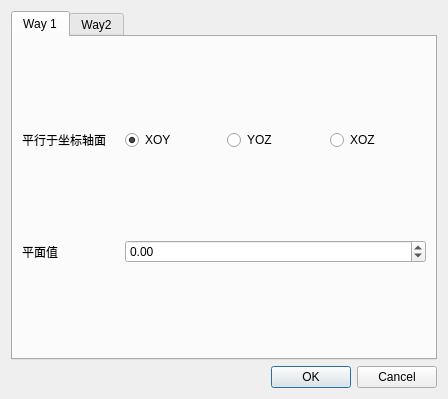
<?xml version="1.0" encoding="UTF-8"?>
<ui version="4.0">
 <class>CuttingPlaneSettingDialog</class>
 <widget class="QDialog" name="CuttingPlaneSettingDialog">
  <property name="windowModality">
   <enum>Qt::NonModal</enum>
  </property>
  <property name="geometry">
   <rect>
    <x>0</x>
    <y>0</y>
    <width>448</width>
    <height>399</height>
   </rect>
  </property>
  <property name="windowTitle">
   <string>调整截面</string>
  </property>
  <layout class="QGridLayout" name="gridLayout">
   <item row="0" column="0">
    <widget class="QTabWidget" name="tabWidget">
     <property name="whatsThis">
      <string>&lt;html&gt;&lt;head/&gt;&lt;body&gt;&lt;p&gt;  ghgf&lt;/p&gt;&lt;/body&gt;&lt;/html&gt;</string>
     </property>
     <property name="currentIndex">
      <number>0</number>
     </property>
     <widget class="QWidget" name="axis">
      <attribute name="title">
       <string>Way 1</string>
      </attribute>
      <layout class="QGridLayout" name="gridLayout_2">
       <item row="0" column="0">
        <widget class="QLabel" name="label_2">
         <property name="text">
          <string>平行于坐标轴面</string>
         </property>
        </widget>
       </item>
       <item row="1" column="0">
        <widget class="QLabel" name="label">
         <property name="text">
          <string>平面值</string>
         </property>
        </widget>
       </item>
       <item row="0" column="4">
        <widget class="QRadioButton" name="radioButton_3">
         <property name="text">
          <string>XOZ</string>
         </property>
        </widget>
       </item>
       <item row="0" column="3">
        <widget class="QRadioButton" name="radioButton_2">
         <property name="text">
          <string>YOZ</string>
         </property>
        </widget>
       </item>
       <item row="0" column="2">
        <widget class="QRadioButton" name="radioButton">
         <property name="text">
          <string>XOY</string>
         </property>
         <property name="checked">
          <bool>true</bool>
         </property>
        </widget>
       </item>
       <item row="1" column="2" colspan="3">
        <widget class="QDoubleSpinBox" name="doubleSpinBox">
         <property name="minimum">
          <double>-100000.000000000000000</double>
         </property>
         <property name="maximum">
          <double>100000.000000000000000</double>
         </property>
         <property name="singleStep">
          <double>0.100000000000000</double>
         </property>
        </widget>
       </item>
      </layout>
     </widget>
     <widget class="QWidget" name="three_points">
      <attribute name="title">
       <string>Way2</string>
      </attribute>
      <layout class="QVBoxLayout" name="verticalLayout">
       <item>
        <widget class="QLabel" name="label_3">
         <property name="layoutDirection">
          <enum>Qt::RightToLeft</enum>
         </property>
         <property name="text">
          <string>Coming soon!</string>
         </property>
         <property name="alignment">
          <set>Qt::AlignCenter</set>
         </property>
        </widget>
       </item>
      </layout>
     </widget>
    </widget>
   </item>
   <item row="1" column="0">
    <widget class="QDialogButtonBox" name="buttonBox">
     <property name="orientation">
      <enum>Qt::Horizontal</enum>
     </property>
     <property name="standardButtons">
      <set>QDialogButtonBox::Cancel|QDialogButtonBox::Ok</set>
     </property>
    </widget>
   </item>
  </layout>
 </widget>
 <resources/>
 <connections>
  <connection>
   <sender>buttonBox</sender>
   <signal>accepted()</signal>
   <receiver>CuttingPlaneSettingDialog</receiver>
   <slot>accept()</slot>
   <hints>
    <hint type="sourcelabel">
     <x>247</x>
     <y>365</y>
    </hint>
    <hint type="destinationlabel">
     <x>157</x>
     <y>274</y>
    </hint>
   </hints>
  </connection>
  <connection>
   <sender>buttonBox</sender>
   <signal>rejected()</signal>
   <receiver>CuttingPlaneSettingDialog</receiver>
   <slot>reject()</slot>
   <hints>
    <hint type="sourcelabel">
     <x>315</x>
     <y>365</y>
    </hint>
    <hint type="destinationlabel">
     <x>286</x>
     <y>274</y>
    </hint>
   </hints>
  </connection>
 </connections>
</ui>
